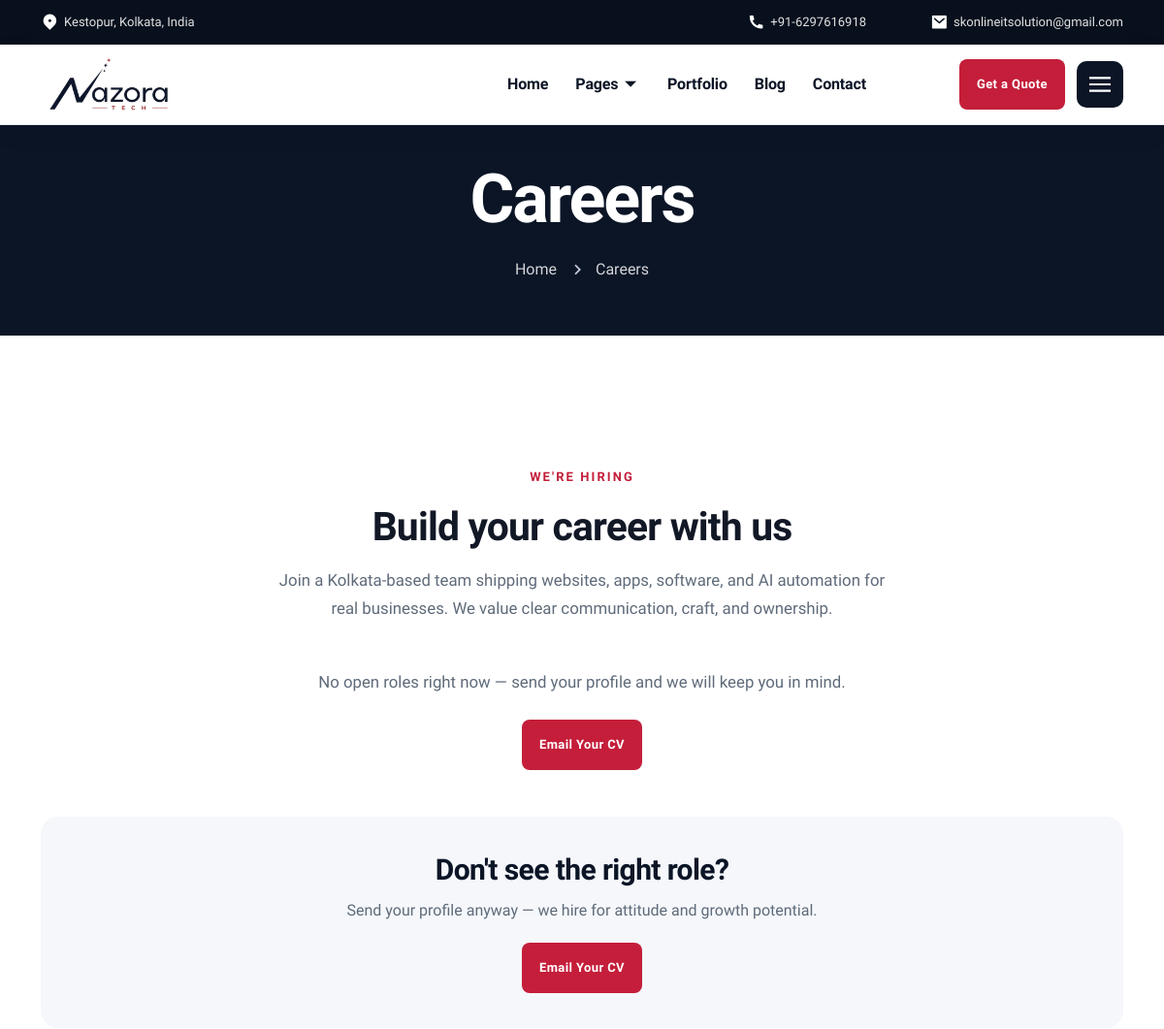
Page /careers.php (upper part) on the earlier database version.
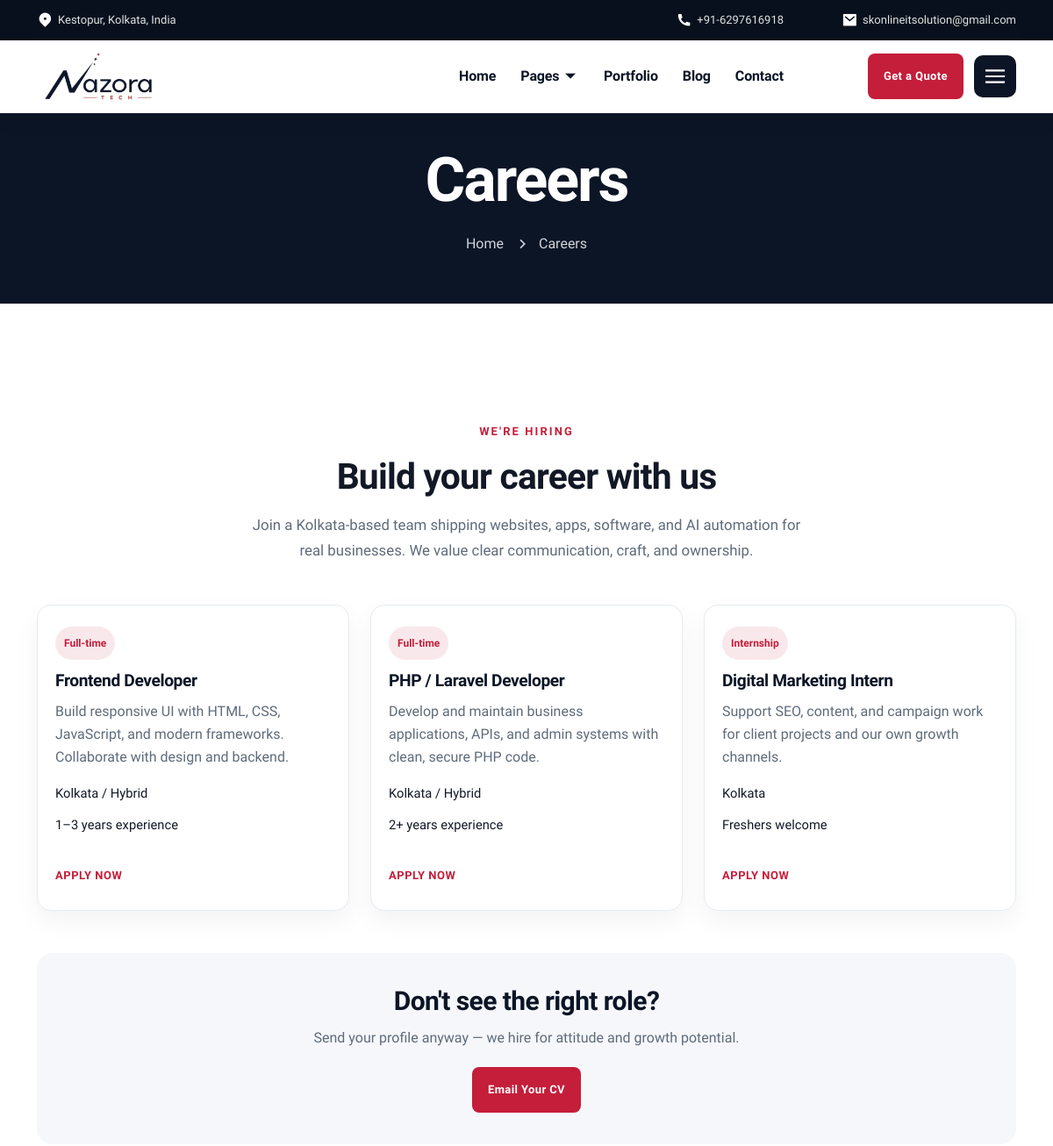
Same page on the later database version.
### tables this page shows
CREATE TABLE careers (
        id INTEGER PRIMARY KEY AUTOINCREMENT,
        title TEXT NOT NULL,
        employment_type TEXT NOT NULL DEFAULT 'Full-time',
        location TEXT NOT NULL DEFAULT 'Kolkata',
        experience TEXT NULL,
        description TEXT NOT NULL,
        apply_url TEXT NULL,
        status TEXT NOT NULL DEFAULT 'published',
        sort_order INTEGER NOT NULL DEFAULT 0,
        deleted_at TEXT NULL,
        created_at TEXT NOT NULL,
        updated_at TEXT NOT NULL
    );

### includes/careers_app.php (called while the page is built, shortened)
<?php
function careers_list(array $filters = []): array
{
    $pdo = blog_db();
    $sql = 'SELECT * FROM careers WHERE deleted_at IS NULL';
    $params = [];
    if (!empty($filters['status'])) {
        $sql .= ' AND status = ?';
        $params[] = $filters['status'];
    }
    $sql .= ' ORDER BY sort_order ASC, updated_at DESC';
    $stmt = $pdo->prepare($sql);
    $stmt->execute($params);
    return $stmt->fetchAll();
}
function careers_published(): array
{
    return careers_list(['status' => 'published']);
}
function careers_apply_href(string $applyUrl): string
{
    $applyUrl = trim($applyUrl);
    if ($applyUrl === '' || strcasecmp($applyUrl, 'contact') === 0) {
        return 'contact';
    }
    return $applyUrl;
}

### careers.php (the view)
<?php
require_once __DIR__ . '/includes/careers_app.php';
$jobs = careers_published();
include 'header.php';
?>
  <div class="optech-breadcrumb nz-breadcrumb">
    <div class="container">
      <h1 class="post__title">Careers</h1>
      <nav class="breadcrumbs">
        <ul>
          <li><a href="index">Home</a></li>
          <li aria-current="page">Careers</li>
        </ul>
      </nav>
    </div>
  </div>
  <div class="section optech-section-padding">
    <div class="container">
      <div class="nz-page-intro text-center mb-5">
        <span class="nz-kicker">We're Hiring</span>
        <h2 class="nz-title">Build your career with us</h2>
        <p class="nz-lead">Join a Kolkata-based team shipping websites, apps, software, and AI automation for real businesses. We value clear communication, craft, and ownership.</p>
      </div>
      <div class="row g-4">
        <?php if (!$jobs) : ?>
          <div class="col-12 text-center">
            <p class="nz-lead mb-4">No open roles right now — send your profile and we will keep you in mind.</p>
            <a class="nz-header-btn" href="mailto:skonlineitsolution@gmail.com">Email Your CV</a>
          </div>
        <?php else : ?>
          <?php foreach ($jobs as $job) : ?>
            <div class="col-md-6 col-lg-4">
              <article class="nz-job-card">
                <span class="nz-job-tag"><?php echo htmlspecialchars($job['employment_type'], ENT_QUOTES, 'UTF-8'); ?></span>
                <h3><?php echo htmlspecialchars($job['title'], ENT_QUOTES, 'UTF-8'); ?></h3>
                <p><?php echo htmlspecialchars($job['description'], ENT_QUOTES, 'UTF-8'); ?></p>
                <ul>
                  <?php if (!empty($job['location'])) : ?>
                    <li><?php echo htmlspecialchars($job['location'], ENT_QUOTES, 'UTF-8'); ?></li>
                  <?php endif; ?>
                  <?php if (!empty($job['experience'])) : ?>
                    <li><?php echo htmlspecialchars($job['experience'], ENT_QUOTES, 'UTF-8'); ?></li>
                  <?php endif; ?>
                </ul>
                <a class="nz-addon-link" href="<?php echo htmlspecialchars(careers_apply_href((string) ($job['apply_url'] ?? 'contact')), ENT_QUOTES, 'UTF-8'); ?>">Apply Now</a>
              </article>
            </div>
          <?php endforeach; ?>
        <?php endif; ?>
      </div>
      <div class="nz-page-cta mt-5 text-center">
        <h3>Don't see the right role?</h3>
        <p>Send your profile anyway — we hire for attitude and growth potential.</p>
        <a class="nz-header-btn" href="mailto:skonlineitsolution@gmail.com">Email Your CV</a>
      </div>
    </div>
  </div>
<?php include 'footer.php'; ?>

Differences in the rows shown:
added careers: employment_type "Full-time", title "Frontend Developer", description "Build responsive UI with HTML, CSS, JavaScript, and modern frameworks. Collaborate with design and backend.", location "Kolkata / Hybrid", experience "1–3 years experience"
added careers: employment_type "Full-time", title "PHP / Laravel Developer", description "Develop and maintain business applications, APIs, and admin systems with clean, secure PHP code.", location "Kolkata / Hybrid", experience "2+ years experience"
added careers: employment_type "Internship", title "Digital Marketing Intern", description "Support SEO, content, and campaign work for client projects and our own growth channels.", location "Kolkata", experience "Freshers welcome"
Other differences:
text no longer shown: "No open roles right now — send your profile and we will keep you in mind. Email Your CV"
